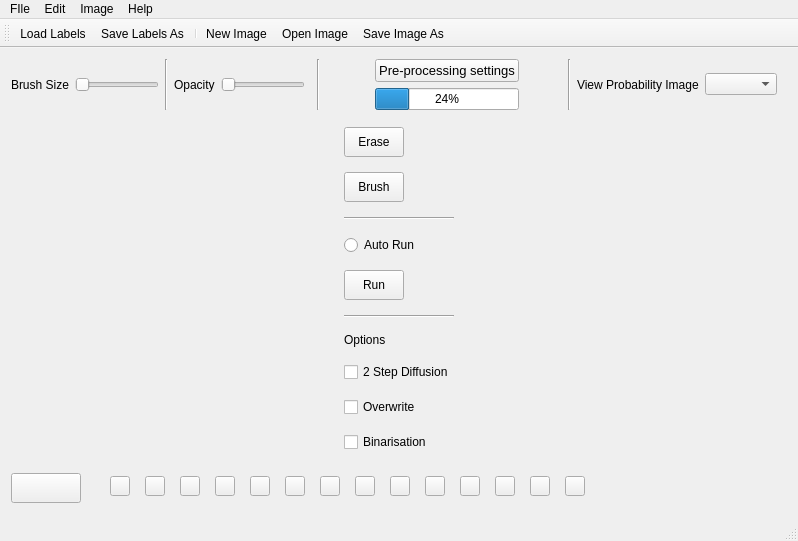
<?xml version="1.0" encoding="UTF-8"?>
<ui version="4.0">
 <class>MainWindow</class>
 <widget class="QMainWindow" name="MainWindow">
  <property name="geometry">
   <rect>
    <x>0</x>
    <y>0</y>
    <width>798</width>
    <height>541</height>
   </rect>
  </property>
  <property name="windowTitle">
   <string>Interactive Dictionary Segmention Model</string>
  </property>
  <widget class="QWidget" name="centralWidget">
   <property name="sizePolicy">
    <sizepolicy hsizetype="Maximum" vsizetype="Maximum">
     <horstretch>0</horstretch>
     <verstretch>0</verstretch>
    </sizepolicy>
   </property>
   <layout class="QVBoxLayout" name="verticalLayout">
    <item>
     <layout class="QHBoxLayout" name="horizontalLayout_3">
      <item>
       <widget class="QLabel" name="label_3">
        <property name="text">
         <string>Brush Size</string>
        </property>
       </widget>
      </item>
      <item>
       <widget class="QSlider" name="sizeSlider">
        <property name="orientation">
         <enum>Qt::Horizontal</enum>
        </property>
       </widget>
      </item>
      <item>
       <widget class="Line" name="line_5">
        <property name="orientation">
         <enum>Qt::Vertical</enum>
        </property>
       </widget>
      </item>
      <item>
       <widget class="QLabel" name="label_2">
        <property name="text">
         <string>Opacity</string>
        </property>
       </widget>
      </item>
      <item>
       <widget class="QSlider" name="opacitySlider">
        <property name="orientation">
         <enum>Qt::Horizontal</enum>
        </property>
       </widget>
      </item>
      <item>
       <widget class="Line" name="line_3">
        <property name="orientation">
         <enum>Qt::Horizontal</enum>
        </property>
       </widget>
      </item>
      <item>
       <widget class="Line" name="line_4">
        <property name="orientation">
         <enum>Qt::Vertical</enum>
        </property>
       </widget>
      </item>
      <item>
       <spacer name="horizontalSpacer_2">
        <property name="orientation">
         <enum>Qt::Horizontal</enum>
        </property>
        <property name="sizeHint" stdset="0">
         <size>
          <width>40</width>
          <height>20</height>
         </size>
        </property>
       </spacer>
      </item>
      <item>
       <widget class="Line" name="line_7">
        <property name="orientation">
         <enum>Qt::Horizontal</enum>
        </property>
       </widget>
      </item>
      <item>
       <layout class="QVBoxLayout" name="verticalLayout_3">
        <item>
         <widget class="QPushButton" name="settingsButton">
          <property name="sizePolicy">
           <sizepolicy hsizetype="Expanding" vsizetype="Fixed">
            <horstretch>0</horstretch>
            <verstretch>0</verstretch>
           </sizepolicy>
          </property>
          <property name="font">
           <font>
            <pointsize>10</pointsize>
            <italic>false</italic>
            <strikeout>false</strikeout>
           </font>
          </property>
          <property name="text">
           <string>Pre-processing settings</string>
          </property>
         </widget>
        </item>
        <item>
         <widget class="QProgressBar" name="progressBar">
          <property name="value">
           <number>24</number>
          </property>
         </widget>
        </item>
       </layout>
      </item>
      <item>
       <spacer name="horizontalSpacer_4">
        <property name="orientation">
         <enum>Qt::Horizontal</enum>
        </property>
        <property name="sizeHint" stdset="0">
         <size>
          <width>40</width>
          <height>20</height>
         </size>
        </property>
       </spacer>
      </item>
      <item>
       <widget class="Line" name="line_6">
        <property name="orientation">
         <enum>Qt::Vertical</enum>
        </property>
       </widget>
      </item>
      <item>
       <widget class="QLabel" name="ViewProb">
        <property name="text">
         <string>View Probability Image</string>
        </property>
       </widget>
      </item>
      <item>
       <widget class="QComboBox" name="comboBox">
        <property name="maxVisibleItems">
         <number>17</number>
        </property>
        <property name="maxCount">
         <number>2147483646</number>
        </property>
       </widget>
      </item>
      <item>
       <spacer name="horizontalSpacer_3">
        <property name="orientation">
         <enum>Qt::Horizontal</enum>
        </property>
        <property name="sizeType">
         <enum>QSizePolicy::Maximum</enum>
        </property>
        <property name="sizeHint" stdset="0">
         <size>
          <width>10</width>
          <height>20</height>
         </size>
        </property>
       </spacer>
      </item>
     </layout>
    </item>
    <item>
     <layout class="QHBoxLayout" name="horizontalLayout">
      <property name="sizeConstraint">
       <enum>QLayout::SetDefaultConstraint</enum>
      </property>
      <item>
       <layout class="QVBoxLayout" name="verticalLayout_2">
        <item>
         <widget class="QWidget" name="widget" native="true">
          <property name="sizePolicy">
           <sizepolicy hsizetype="Maximum" vsizetype="Maximum">
            <horstretch>0</horstretch>
            <verstretch>0</verstretch>
           </sizepolicy>
          </property>
          <layout class="QGridLayout" name="gridLayout">
           <property name="spacing">
            <number>15</number>
           </property>
           <item row="5" column="0">
            <widget class="QPushButton" name="runButton">
             <property name="sizePolicy">
              <sizepolicy hsizetype="Fixed" vsizetype="Fixed">
               <horstretch>0</horstretch>
               <verstretch>0</verstretch>
              </sizepolicy>
             </property>
             <property name="minimumSize">
              <size>
               <width>60</width>
               <height>30</height>
              </size>
             </property>
             <property name="maximumSize">
              <size>
               <width>60</width>
               <height>30</height>
              </size>
             </property>
             <property name="text">
              <string>Run</string>
             </property>
            </widget>
           </item>
           <item row="3" column="0">
            <widget class="Line" name="line">
             <property name="orientation">
              <enum>Qt::Horizontal</enum>
             </property>
            </widget>
           </item>
           <item row="12" column="0">
            <widget class="QCheckBox" name="binarisationCheckBox">
             <property name="text">
              <string>Binarisation</string>
             </property>
            </widget>
           </item>
           <item row="4" column="0">
            <widget class="QRadioButton" name="autoRunButton">
             <property name="text">
              <string>Auto Run</string>
             </property>
            </widget>
           </item>
           <item row="1" column="0">
            <widget class="QPushButton" name="eraserButton">
             <property name="enabled">
              <bool>true</bool>
             </property>
             <property name="sizePolicy">
              <sizepolicy hsizetype="Fixed" vsizetype="Fixed">
               <horstretch>0</horstretch>
               <verstretch>0</verstretch>
              </sizepolicy>
             </property>
             <property name="minimumSize">
              <size>
               <width>60</width>
               <height>30</height>
              </size>
             </property>
             <property name="maximumSize">
              <size>
               <width>60</width>
               <height>30</height>
              </size>
             </property>
             <property name="text">
              <string>Erase</string>
             </property>
             <property name="icon">
              <iconset>
               <normaloff>../../../../Downloads/images/eraser.png</normaloff>../../../../Downloads/images/eraser.png</iconset>
             </property>
             <property name="checkable">
              <bool>true</bool>
             </property>
            </widget>
           </item>
           <item row="2" column="0">
            <widget class="QPushButton" name="brushButton">
             <property name="sizePolicy">
              <sizepolicy hsizetype="Fixed" vsizetype="Fixed">
               <horstretch>0</horstretch>
               <verstretch>0</verstretch>
              </sizepolicy>
             </property>
             <property name="minimumSize">
              <size>
               <width>60</width>
               <height>30</height>
              </size>
             </property>
             <property name="maximumSize">
              <size>
               <width>60</width>
               <height>30</height>
              </size>
             </property>
             <property name="font">
              <font>
               <weight>50</weight>
               <bold>false</bold>
              </font>
             </property>
             <property name="text">
              <string>Brush</string>
             </property>
             <property name="icon">
              <iconset>
               <normaloff>../../../../Downloads/images/paint-brush.png</normaloff>../../../../Downloads/images/paint-brush.png</iconset>
             </property>
             <property name="checkable">
              <bool>true</bool>
             </property>
            </widget>
           </item>
           <item row="7" column="0">
            <widget class="Line" name="line_2">
             <property name="orientation">
              <enum>Qt::Horizontal</enum>
             </property>
            </widget>
           </item>
           <item row="11" column="0">
            <widget class="QCheckBox" name="overwriteCheckBox">
             <property name="text">
              <string>Overwrite</string>
             </property>
            </widget>
           </item>
           <item row="10" column="0">
            <widget class="QCheckBox" name="diffusionCheckBox">
             <property name="text">
              <string>2 Step Diffusion</string>
             </property>
            </widget>
           </item>
           <item row="8" column="0">
            <widget class="QLabel" name="label">
             <property name="text">
              <string>Options</string>
             </property>
            </widget>
           </item>
          </layout>
         </widget>
        </item>
        <item>
         <spacer name="verticalSpacer">
          <property name="orientation">
           <enum>Qt::Vertical</enum>
          </property>
          <property name="sizeHint" stdset="0">
           <size>
            <width>20</width>
            <height>40</height>
           </size>
          </property>
         </spacer>
        </item>
       </layout>
      </item>
     </layout>
    </item>
    <item>
     <layout class="QHBoxLayout" name="horizontalLayout_2">
      <item>
       <widget class="QWidget" name="widget_3" native="true">
        <property name="minimumSize">
         <size>
          <width>78</width>
          <height>0</height>
         </size>
        </property>
        <property name="maximumSize">
         <size>
          <width>78</width>
          <height>16777215</height>
         </size>
        </property>
        <widget class="QPushButton" name="primaryButton">
         <property name="geometry">
          <rect>
           <x>0</x>
           <y>0</y>
           <width>70</width>
           <height>30</height>
          </rect>
         </property>
         <property name="minimumSize">
          <size>
           <width>70</width>
           <height>30</height>
          </size>
         </property>
         <property name="maximumSize">
          <size>
           <width>70</width>
           <height>30</height>
          </size>
         </property>
         <property name="text">
          <string/>
         </property>
        </widget>
       </widget>
      </item>
      <item>
       <widget class="QWidget" name="widget_2" native="true">
        <layout class="QGridLayout" name="gridLayout_2">
         <property name="leftMargin">
          <number>15</number>
         </property>
         <property name="topMargin">
          <number>0</number>
         </property>
         <property name="rightMargin">
          <number>15</number>
         </property>
         <property name="bottomMargin">
          <number>15</number>
         </property>
         <property name="spacing">
          <number>15</number>
         </property>
         <item row="0" column="13">
          <widget class="QPushButton" name="colorButton_14">
           <property name="sizePolicy">
            <sizepolicy hsizetype="Fixed" vsizetype="Fixed">
             <horstretch>0</horstretch>
             <verstretch>0</verstretch>
            </sizepolicy>
           </property>
           <property name="minimumSize">
            <size>
             <width>20</width>
             <height>20</height>
            </size>
           </property>
           <property name="maximumSize">
            <size>
             <width>20</width>
             <height>13</height>
            </size>
           </property>
           <property name="text">
            <string/>
           </property>
          </widget>
         </item>
         <item row="0" column="9">
          <widget class="QPushButton" name="colorButton_10">
           <property name="sizePolicy">
            <sizepolicy hsizetype="Fixed" vsizetype="Fixed">
             <horstretch>0</horstretch>
             <verstretch>0</verstretch>
            </sizepolicy>
           </property>
           <property name="minimumSize">
            <size>
             <width>20</width>
             <height>20</height>
            </size>
           </property>
           <property name="maximumSize">
            <size>
             <width>20</width>
             <height>13</height>
            </size>
           </property>
           <property name="styleSheet">
            <string notr="true"/>
           </property>
           <property name="text">
            <string/>
           </property>
          </widget>
         </item>
         <item row="0" column="8">
          <widget class="QPushButton" name="colorButton_9">
           <property name="sizePolicy">
            <sizepolicy hsizetype="Fixed" vsizetype="Fixed">
             <horstretch>0</horstretch>
             <verstretch>0</verstretch>
            </sizepolicy>
           </property>
           <property name="minimumSize">
            <size>
             <width>20</width>
             <height>20</height>
            </size>
           </property>
           <property name="maximumSize">
            <size>
             <width>20</width>
             <height>13</height>
            </size>
           </property>
           <property name="styleSheet">
            <string notr="true"/>
           </property>
           <property name="text">
            <string/>
           </property>
          </widget>
         </item>
         <item row="0" column="6">
          <widget class="QPushButton" name="colorButton_7">
           <property name="sizePolicy">
            <sizepolicy hsizetype="Fixed" vsizetype="Fixed">
             <horstretch>0</horstretch>
             <verstretch>0</verstretch>
            </sizepolicy>
           </property>
           <property name="minimumSize">
            <size>
             <width>20</width>
             <height>20</height>
            </size>
           </property>
           <property name="maximumSize">
            <size>
             <width>20</width>
             <height>13</height>
            </size>
           </property>
           <property name="text">
            <string/>
           </property>
          </widget>
         </item>
         <item row="0" column="10">
          <widget class="QPushButton" name="colorButton_11">
           <property name="sizePolicy">
            <sizepolicy hsizetype="Fixed" vsizetype="Fixed">
             <horstretch>0</horstretch>
             <verstretch>0</verstretch>
            </sizepolicy>
           </property>
           <property name="minimumSize">
            <size>
             <width>20</width>
             <height>20</height>
            </size>
           </property>
           <property name="maximumSize">
            <size>
             <width>20</width>
             <height>13</height>
            </size>
           </property>
           <property name="text">
            <string/>
           </property>
          </widget>
         </item>
         <item row="0" column="12">
          <widget class="QPushButton" name="colorButton_13">
           <property name="sizePolicy">
            <sizepolicy hsizetype="Fixed" vsizetype="Fixed">
             <horstretch>0</horstretch>
             <verstretch>0</verstretch>
            </sizepolicy>
           </property>
           <property name="minimumSize">
            <size>
             <width>20</width>
             <height>20</height>
            </size>
           </property>
           <property name="maximumSize">
            <size>
             <width>20</width>
             <height>13</height>
            </size>
           </property>
           <property name="text">
            <string/>
           </property>
          </widget>
         </item>
         <item row="0" column="1">
          <widget class="QPushButton" name="colorButton_2">
           <property name="sizePolicy">
            <sizepolicy hsizetype="Fixed" vsizetype="Fixed">
             <horstretch>0</horstretch>
             <verstretch>0</verstretch>
            </sizepolicy>
           </property>
           <property name="minimumSize">
            <size>
             <width>20</width>
             <height>20</height>
            </size>
           </property>
           <property name="maximumSize">
            <size>
             <width>20</width>
             <height>13</height>
            </size>
           </property>
           <property name="styleSheet">
            <string notr="true"/>
           </property>
           <property name="text">
            <string/>
           </property>
          </widget>
         </item>
         <item row="0" column="4">
          <widget class="QPushButton" name="colorButton_5">
           <property name="sizePolicy">
            <sizepolicy hsizetype="Fixed" vsizetype="Fixed">
             <horstretch>0</horstretch>
             <verstretch>0</verstretch>
            </sizepolicy>
           </property>
           <property name="minimumSize">
            <size>
             <width>20</width>
             <height>20</height>
            </size>
           </property>
           <property name="maximumSize">
            <size>
             <width>20</width>
             <height>13</height>
            </size>
           </property>
           <property name="text">
            <string/>
           </property>
          </widget>
         </item>
         <item row="0" column="11">
          <widget class="QPushButton" name="colorButton_12">
           <property name="sizePolicy">
            <sizepolicy hsizetype="Fixed" vsizetype="Fixed">
             <horstretch>0</horstretch>
             <verstretch>0</verstretch>
            </sizepolicy>
           </property>
           <property name="minimumSize">
            <size>
             <width>20</width>
             <height>20</height>
            </size>
           </property>
           <property name="maximumSize">
            <size>
             <width>20</width>
             <height>13</height>
            </size>
           </property>
           <property name="text">
            <string/>
           </property>
          </widget>
         </item>
         <item row="0" column="3">
          <widget class="QPushButton" name="colorButton_4">
           <property name="sizePolicy">
            <sizepolicy hsizetype="Fixed" vsizetype="Fixed">
             <horstretch>0</horstretch>
             <verstretch>0</verstretch>
            </sizepolicy>
           </property>
           <property name="minimumSize">
            <size>
             <width>20</width>
             <height>20</height>
            </size>
           </property>
           <property name="maximumSize">
            <size>
             <width>20</width>
             <height>13</height>
            </size>
           </property>
           <property name="text">
            <string/>
           </property>
          </widget>
         </item>
         <item row="0" column="0">
          <widget class="QPushButton" name="colorButton_1">
           <property name="sizePolicy">
            <sizepolicy hsizetype="Fixed" vsizetype="Fixed">
             <horstretch>0</horstretch>
             <verstretch>0</verstretch>
            </sizepolicy>
           </property>
           <property name="minimumSize">
            <size>
             <width>20</width>
             <height>20</height>
            </size>
           </property>
           <property name="maximumSize">
            <size>
             <width>20</width>
             <height>13</height>
            </size>
           </property>
           <property name="styleSheet">
            <string notr="true"/>
           </property>
           <property name="text">
            <string/>
           </property>
          </widget>
         </item>
         <item row="0" column="2">
          <widget class="QPushButton" name="colorButton_3">
           <property name="sizePolicy">
            <sizepolicy hsizetype="Fixed" vsizetype="Fixed">
             <horstretch>0</horstretch>
             <verstretch>0</verstretch>
            </sizepolicy>
           </property>
           <property name="minimumSize">
            <size>
             <width>20</width>
             <height>20</height>
            </size>
           </property>
           <property name="maximumSize">
            <size>
             <width>20</width>
             <height>13</height>
            </size>
           </property>
           <property name="text">
            <string/>
           </property>
          </widget>
         </item>
         <item row="0" column="5">
          <widget class="QPushButton" name="colorButton_6">
           <property name="sizePolicy">
            <sizepolicy hsizetype="Fixed" vsizetype="Fixed">
             <horstretch>0</horstretch>
             <verstretch>0</verstretch>
            </sizepolicy>
           </property>
           <property name="minimumSize">
            <size>
             <width>20</width>
             <height>20</height>
            </size>
           </property>
           <property name="maximumSize">
            <size>
             <width>20</width>
             <height>13</height>
            </size>
           </property>
           <property name="text">
            <string/>
           </property>
          </widget>
         </item>
         <item row="0" column="7">
          <widget class="QPushButton" name="colorButton_8">
           <property name="sizePolicy">
            <sizepolicy hsizetype="Fixed" vsizetype="Fixed">
             <horstretch>0</horstretch>
             <verstretch>0</verstretch>
            </sizepolicy>
           </property>
           <property name="minimumSize">
            <size>
             <width>20</width>
             <height>20</height>
            </size>
           </property>
           <property name="maximumSize">
            <size>
             <width>20</width>
             <height>13</height>
            </size>
           </property>
           <property name="styleSheet">
            <string notr="true"/>
           </property>
           <property name="text">
            <string/>
           </property>
          </widget>
         </item>
        </layout>
       </widget>
      </item>
      <item>
       <spacer name="horizontalSpacer">
        <property name="orientation">
         <enum>Qt::Horizontal</enum>
        </property>
        <property name="sizeHint" stdset="0">
         <size>
          <width>40</width>
          <height>20</height>
         </size>
        </property>
       </spacer>
      </item>
     </layout>
    </item>
   </layout>
  </widget>
  <widget class="QMenuBar" name="menuBar">
   <property name="geometry">
    <rect>
     <x>0</x>
     <y>0</y>
     <width>798</width>
     <height>22</height>
    </rect>
   </property>
   <widget class="QMenu" name="menuFIle">
    <property name="title">
     <string>FIle</string>
    </property>
    <addaction name="actionNewImage"/>
    <addaction name="actionOpenImage"/>
    <addaction name="actionLoadLabels"/>
    <addaction name="actionSaveImage"/>
    <addaction name="actionSaveLabels"/>
   </widget>
   <widget class="QMenu" name="menuEdit">
    <property name="title">
     <string>Edit</string>
    </property>
    <addaction name="actionCopy"/>
    <addaction name="separator"/>
    <addaction name="actionClearImage"/>
   </widget>
   <widget class="QMenu" name="menuImage">
    <property name="title">
     <string>Image</string>
    </property>
    <addaction name="separator"/>
   </widget>
   <widget class="QMenu" name="menuHelp">
    <property name="title">
     <string>Help</string>
    </property>
   </widget>
   <addaction name="menuFIle"/>
   <addaction name="menuEdit"/>
   <addaction name="menuImage"/>
   <addaction name="menuHelp"/>
  </widget>
  <widget class="QStatusBar" name="statusBar"/>
  <widget class="QToolBar" name="fileToolbar">
   <property name="windowTitle">
    <string>toolBar</string>
   </property>
   <property name="iconSize">
    <size>
     <width>16</width>
     <height>16</height>
    </size>
   </property>
   <attribute name="toolBarArea">
    <enum>TopToolBarArea</enum>
   </attribute>
   <attribute name="toolBarBreak">
    <bool>true</bool>
   </attribute>
   <addaction name="actionLoadLabels"/>
   <addaction name="actionSaveLabels"/>
   <addaction name="separator"/>
   <addaction name="actionNewImage"/>
   <addaction name="actionOpenImage"/>
   <addaction name="actionSaveImage"/>
  </widget>
  <action name="actionCopy">
   <property name="text">
    <string>Copy</string>
   </property>
   <property name="shortcut">
    <string>Ctrl+C</string>
   </property>
  </action>
  <action name="actionClearImage">
   <property name="text">
    <string>Clear Image</string>
   </property>
  </action>
  <action name="actionOpenImage">
   <property name="icon">
    <iconset>
     <normaloff>../../../../Downloads/images/blue-folder-open-image.png</normaloff>../../../../Downloads/images/blue-folder-open-image.png</iconset>
   </property>
   <property name="text">
    <string>Open Image...</string>
   </property>
  </action>
  <action name="actionSaveImage">
   <property name="icon">
    <iconset>
     <normaloff>../../../../Downloads/images/disk.png</normaloff>../../../../Downloads/images/disk.png</iconset>
   </property>
   <property name="text">
    <string>Save Image As...</string>
   </property>
  </action>
  <action name="actionNewImage">
   <property name="icon">
    <iconset>
     <normaloff>../../../../Downloads/images/document-image.png</normaloff>../../../../Downloads/images/document-image.png</iconset>
   </property>
   <property name="text">
    <string>New Image</string>
   </property>
  </action>
  <action name="actionSaveLabels">
   <property name="text">
    <string>Save Labels As</string>
   </property>
   <property name="toolTip">
    <string>Save Labels As</string>
   </property>
  </action>
  <action name="actionLoadLabels">
   <property name="text">
    <string>Load Labels</string>
   </property>
   <property name="toolTip">
    <string>Load Labels</string>
   </property>
  </action>
 </widget>
 <layoutdefault spacing="6" margin="11"/>
 <resources/>
 <connections/>
</ui>
